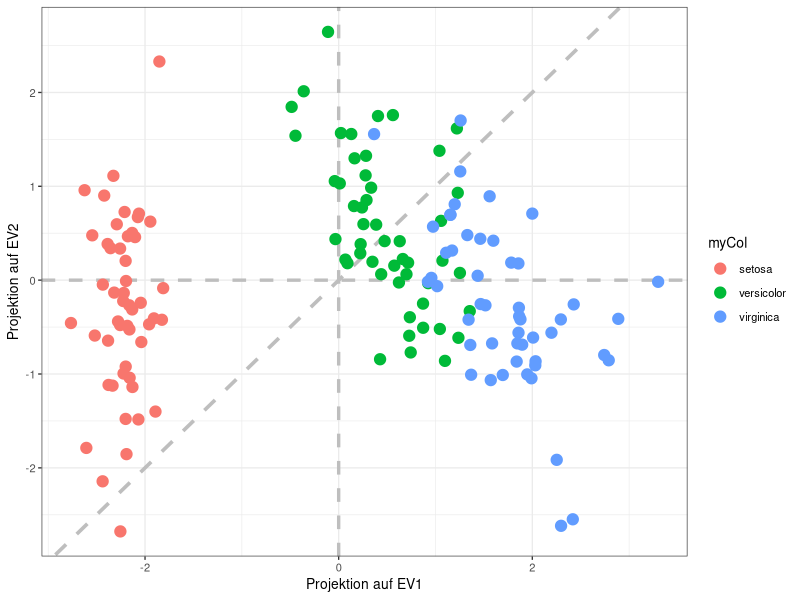

R code for this plot:
## ---- chunk 1
knitr::opts_chunk$set(echo = FALSE)
library(data.table)
setDTthreads(1)
library(ggplot2)

## ---- chunk 2
data<-c(824,1326,463,87)
N0<-sum(data)
N1<-N0-87
p<-(2*data[1]+data[2])/(2*N1)
pr<-round(p,3)
q<-(2*data[3]+data[2])/(2*N1)
qr<-round(q,3)

Exp<-c()
Exp[1]<-p^2
Exp[2]<-2*p*q
Exp[3]<-q^2
Expr<-round(Exp,3)
Obs<-c()
Obs[1]<-data[1]/N1
Obs[2]<-data[2]/N1
Obs[3]<-data[3]/N1
Obsr<-round(Obs,3)

dumTab<-data.frame(Exp,Expr,Obs,Obsr)
dumTab = t(dumTab)
dumTab = cbind(c(NA,NA,p,pr),c(NA,NA,q,qr),dumTab)
rownames(dumTab) = c("expected","expected - rd",
                           "observed","observed - rd")
knitr::kable(dumTab, position = "!b",
             caption = "Erwartete vs beobachtete Genotyphäufigkeit",
             col.names = c("AF(A)","AF(B)","AA","AB","BB"))
## ---- chunk 3
qchisq(p = 0.95,df = 1)

## ---- chunk 4
x<-N1* (((Obs[1]-Exp[1])^2/Exp[1]) + ((Obs[2]-Exp[2])^2/Exp[2]) + ((Obs[3]-Exp[3])^2/Exp[3]))

xr<-N1* (((Obsr[1]-Expr[1])^2/Expr[1]) + ((Obsr[2]-Expr[2])^2/Expr[2]) + ((Obsr[3]-Expr[3])^2/Expr[3]))

y<-qchisq(p = 0.95,df = 1)

dumTab2 = data.table(xi = c(x,xr),
                     pval = c(1-pchisq(x,df=1),1-pchisq(xr,df=1)),
                     sig = c(x>y,xr>y))
rownames(dumTab2) = c("ungerundet","gerundet")

knitr::kable(dumTab2, position = "!b",
             caption = "Ergebnis Chi-Quadrat-Test",
             col.names = c("Chi^2","P-Wert","Signifikant?"))
## ---- chunk 5
a<-c(1,0,-2); b<-c(0,2,0); c<-c(-2,0,4)
A<-matrix(c(a,b,c),3)
eigen(A)
## ---- chunk 6
Q<-eigen(A)$vectors
Q2<-solve(Q)
L<-matrix(c(c(5,0,0),c(0,2,0),c(0,0,0)),3)
B<-Q%*%L%*%Q2
B
## ---- chunk 7
data("iris")
myDat<-iris[,1:4]
names(myDat) = c("Sepal.L", "Sepal.W", "Petal.L", "Petal.W")
dim(myDat)
## ---- chunk 8
M<-t(as.matrix(myDat))
X<-(M-rowMeans(M))/apply(M,1,sd)
A<-X%*%t(X)
A
## ---- chunk 9
cov(t(X))

## ---- chunk 10
eigA<-eigen(A)
eigA
eigA$values[1]/sum(eigA$values)
(eigA$values[1]+eigA$values[2])/sum(eigA$values)
## ---- chunk 11
w1<-eigA$vectors[,1]
w2<-eigA$vectors[,2]
x<-as.numeric(t(w1)%*%X)
y<-as.numeric(t(w2)%*%X)

myPlotData = data.table(myX = x, myY = y, myCol = iris$Species)

myPlot<-ggplot(myPlotData, aes(x=myX, y=myY, color=myCol)) +
  geom_abline(intercept = 0, slope = 1, color="grey", linetype="dashed", size=1.25)+
  geom_hline(yintercept = 0, color="grey", linetype="dashed", size=1.15)+
  geom_vline(xintercept = 0, color="grey", linetype="dashed", size=1.15)+
  geom_point(size=3.5)+ 
  theme_bw(base_size = 10)+
  labs(x="Projektion auf EV1", y = "Projektion auf EV2")
myPlot
